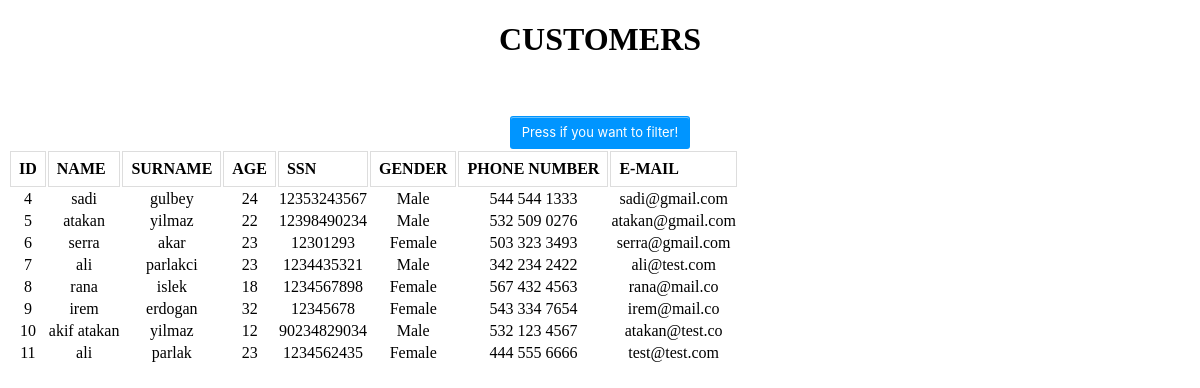
The page /customers.php on the database its author committed.
### tables this page shows
CREATE TABLE `customers` (
  `cid` int(11) NOT NULL,
  `cname` varchar(20) DEFAULT NULL,
  `csurname` varchar(20) DEFAULT NULL,
  `age` int(11) DEFAULT NULL,
  `telephone` varchar(15) DEFAULT NULL,
  `mail` varchar(30) DEFAULT NULL,
  `gender` varchar(6) DEFAULT NULL,
  `ssn` varchar(15) DEFAULT NULL
);

### filter_customers.php (called while the page is built, shortened)
<?php
    include "config.php";
    if(isset($_POST["search"]))
    {
        $add_AND = false;
        $add_WHERE = false;
        $sql_statement = "SELECT * FROM customers";
        $filter_states = "";
        foreach($_POST as $key=>$var)
        {
            if($key != "search" && $key != "click" && $key != "cage" && !strpos($key,"option") && !strpos($key,"2"))
            {
                if(($key === "cid"  &&!empty($_POST["cid"])) || ($key ==="age" && !empty($_POST["age"])))
                {
                    if($add_AND)
                    {
                        $filter_states = addAndToQ($filter_states);
                    }
                    $filter_states = $filter_states." ".$key. " ".$_POST[$key."-option"]." ".$_POST[$key];
                    $add_AND = true;
                    $add_WHERE = true;
                }
                else if($key ==="cid1" || $key == "cid2" || $key ==="age1" || $key ==="age2"){
                    if($key ==="cid1" && !empty($_POST["cid1"]) || ($key ==="age1" && !empty($_POST["age1"]))){
                        $keysubstr =  mb_substr($key, 0, 3);
                        if($add_AND)
                        {
                            $filter_states = addAndToQ($filter_states);
                        }
                        if(isset($_POST[$keysubstr."2"]) &&  !empty($_POST[$keysubstr."2"]))
                        {
                            $filter_states = $filter_states." ".$keysubstr. " > ".$_POST[$keysubstr."1"]." AND ".$keysubstr." < ".$_POST[$keysubstr."2"];
                        }
                        $add_AND = true;
                        $add_WHERE = true;
                    }
                }
                else{
                    if(!empty($_POST[$key]))
                    {
                        if($add_AND)
                        {
                            $filter_states = addAndToQ($filter_states);
                        }
                        if($_POST[$key."-option"] == "c")
                        {
                            $name = "'%$_POST[$key]%'";
                        }
                        else if($_POST[$key."-option"] == "eq")
                        {
                            $name = "'$_POST[$key]'";
                        }
                        else if($_POST[$key."-option"] == "s")
                        {
                            $name = "'$_POST[$key]%'";
                        }
                        else{
                            $name = "'%$_POST[$key]'";
                        }
                        $filter_states = $filter_states." ".$key." LIKE $name";
                        $add_AND = true;
                        $add_WHERE = true;
                    }
                }
            }
        }
        if($add_WHERE)
        {
            $sql_statement = $sql_statement." WHERE ".$filter_states;
        }
        $result = mysqli_query($db, $sql_statement);
    }
    else{
        $sql_statement = "SELECT * FROM customers";
        $result = mysqli_query($db, $sql_statement);
    }
?>

### customers.php (the view, shortened to what this page needs)
<?php
    include "filter_customers.php";
?>
<!DOCTYPE html>
<html>
    <head>
        <link rel="stylesheet" href="styles.css">
        <link rel="stylesheet" href="tab.css">
    </head>
    <body align="center">
        <h1>CUSTOMERS</h1><br><br>
        <button class="tablink button-7" onclick="tabFilter()">Press if you want to filter!</button>
        <table>
            <tr>
                <th>ID</th>
                <th>NAME</th>
                <th>SURNAME</th>
                <th>AGE</th>
                <th>SSN</th>
                <th>GENDER</th>
                <th>PHONE NUMBER</th>
                <th>E-MAIL</th>
            </tr>
            <?php
                while($row = mysqli_fetch_assoc($result)){
                    $id = $row['cid'];
                    $name = $row['cname'];
                    $surname = $row['csurname'];
                    $age = $row['age'];
                    $ssn = $row['ssn'];
                    $gender = $row['gender'];
                    $telephone = $row['telephone'];
                    $mail = $row['mail'];
                    echo "<tr>" . "<td>" . $id . "</td>" . "<td>" . $name . "</td>" . "<td>" . $surname . "</td>" . "<td>" . $age . "</td>" . "<td>" . $ssn . "</td>" . "<td>" . $gender . "</td>" . "<td>" . $telephone . "</td>" . "<td>" . $mail . "</td>" ."</tr>";
                }
            ?>
        </table>
    </body>
</html>

### styles.css (style rules this page uses)
#content td, th { border: 1px solid #dddddd; text-align: left; padding: 8px; }
.button-7 { background-color: #0095ff; border: 1px solid transparent; border-radius: 3px; box-shadow: rgba(255, 255, 255, .4) 0 1px 0 0 inset; box-sizing: border-box; color: #fff; cursor: pointer; display: inline-block; font-family: -apple-system,system-ui,"Segoe UI","Liberation Sans",sans-serif; font-size: 13px; font-weight: 400; line-height: 1.15385; margin: 0; outline: none; padding: 8px .8em; position: relative; text-align: center; text-decoration: none; user-select: none; -webkit-user-select: none; touch-action: manipulation; vertical-align: baseline; white-space: nowrap; }

### rows shown on the page
customers: cid "4", cname "sadi", csurname "gulbey", age "24", ssn "12353243567", gender "Male", telephone "544 544 1333", mail "sadi@gmail.com"
customers: cid "5", cname "atakan", csurname "yilmaz", age "22", ssn "12398490234", gender "Male", telephone "532 509 0276", mail "atakan@gmail.com"
customers: cid "6", cname "serra", csurname "akar", age "23", ssn "12301293", gender "Female", telephone "503 323 3493", mail "serra@gmail.com"
customers: cid "7", cname "ali", csurname "parlakci", age "23", ssn "1234435321", gender "Male", telephone "342 234 2422", mail "ali@test.com"
customers: cid "8", cname "rana", csurname "islek", age "18", ssn "1234567898", gender "Female", telephone "567 432 4563", mail "rana@mail.co"
customers: cid "9", cname "irem", csurname "erdogan", age "32", ssn "12345678", gender "Female", telephone "543 334 7654", mail "irem@mail.co"
customers: cid "10", cname "akif atakan", csurname "yilmaz", age "12", ssn "90234829034", gender "Male", telephone "532 123 4567", mail "atakan@test.co"
customers: cid "11", cname "ali", csurname "parlak", age "23", ssn "1234562435", gender "Female", telephone "444 555 6666", mail "test@test.com"
